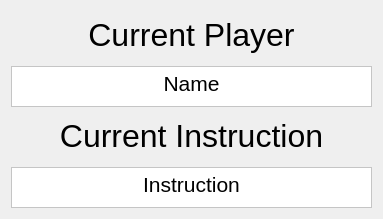
  <widget class="QWidget" name="layoutWidget">
   <property name="geometry">
    <rect>
     <x>1430</x>
     <y>30</y>
     <width>371</width>
     <height>219</height>
    </rect>
   </property>
   <layout class="QVBoxLayout" name="verticalLayout_3">
    <item>
     <widget class="QLabel" name="label_4">
      <property name="font">
       <font>
        <pointsize>24</pointsize>
       </font>
      </property>
      <property name="styleSheet">
       <string notr="true">font: 24pt &quot;MS Shell Dlg 2&quot;;</string>
      </property>
      <property name="text">
       <string>&lt;html&gt;&lt;head/&gt;&lt;body&gt;&lt;p align=&quot;center&quot;&gt;&lt;span style=&quot; font-size:24pt;&quot;&gt;Current Player&lt;/span&gt;&lt;/p&gt;&lt;/body&gt;&lt;/html&gt;</string>
      </property>
     </widget>
    </item>
    <item>
     <widget class="QTextBrowser" name="txt_currentPlayer">
      <property name="minimumSize">
       <size>
        <width>361</width>
        <height>41</height>
       </size>
      </property>
      <property name="maximumSize">
       <size>
        <width>361</width>
        <height>41</height>
       </size>
      </property>
      <property name="font">
       <font>
        <pointsize>16</pointsize>
       </font>
      </property>
      <property name="focusPolicy">
       <enum>Qt::NoFocus</enum>
      </property>
      <property name="layoutDirection">
       <enum>Qt::LeftToRight</enum>
      </property>
      <property name="styleSheet">
       <string notr="true">background-color: rgb(255, 255, 255);</string>
      </property>
      <property name="html">
       <string>&lt;!DOCTYPE HTML PUBLIC &quot;-//W3C//DTD HTML 4.0//EN&quot; &quot;http://www.w3.org/TR/REC-html40/strict.dtd&quot;&gt;
&lt;html&gt;&lt;head&gt;&lt;meta name=&quot;qrichtext&quot; content=&quot;1&quot; /&gt;&lt;style type=&quot;text/css&quot;&gt;
p, li { white-space: pre-wrap; }
&lt;/style&gt;&lt;/head&gt;&lt;body style=&quot; font-family:'MS Shell Dlg 2'; font-size:16pt; font-weight:400; font-style:normal;&quot;&gt;
&lt;p align=&quot;center&quot; style=&quot; margin-top:0px; margin-bottom:0px; margin-left:0px; margin-right:0px; -qt-block-indent:0; text-indent:0px;&quot;&gt;Name&lt;/p&gt;&lt;/body&gt;&lt;/html&gt;</string>
      </property>
     </widget>
    </item>
    <item>
     <widget class="QLabel" name="label_8">
      <property name="font">
       <font>
        <pointsize>24</pointsize>
       </font>
      </property>
      <property name="styleSheet">
       <string notr="true">font: 24pt &quot;MS Shell Dlg 2&quot;;</string>
      </property>
      <property name="text">
       <string>&lt;html&gt;&lt;head/&gt;&lt;body&gt;&lt;p align=&quot;center&quot;&gt;&lt;span style=&quot; font-size:24pt;&quot;&gt;Current Instruction&lt;/span&gt;&lt;/p&gt;&lt;/body&gt;&lt;/html&gt;</string>
      </property>
     </widget>
    </item>
    <item>
     <widget class="QTextBrowser" name="txt_currentInstruct">
      <property name="minimumSize">
       <size>
        <width>361</width>
        <height>41</height>
       </size>
      </property>
      <property name="maximumSize">
       <size>
        <width>361</width>
        <height>41</height>
       </size>
      </property>
      <property name="font">
       <font>
        <pointsize>16</pointsize>
       </font>
      </property>
      <property name="focusPolicy">
       <enum>Qt::NoFocus</enum>
      </property>
      <property name="layoutDirection">
       <enum>Qt::LeftToRight</enum>
      </property>
      <property name="styleSheet">
       <string notr="true">background-color: rgb(255, 255, 255);</string>
      </property>
      <property name="html">
       <string>&lt;!DOCTYPE HTML PUBLIC &quot;-//W3C//DTD HTML 4.0//EN&quot; &quot;http://www.w3.org/TR/REC-html40/strict.dtd&quot;&gt;
&lt;html&gt;&lt;head&gt;&lt;meta name=&quot;qrichtext&quot; content=&quot;1&quot; /&gt;&lt;style type=&quot;text/css&quot;&gt;
p, li { white-space: pre-wrap; }
&lt;/style&gt;&lt;/head&gt;&lt;body style=&quot; font-family:'MS Shell Dlg 2'; font-size:16pt; font-weight:400; font-style:normal;&quot;&gt;
&lt;p align=&quot;center&quot; style=&quot; margin-top:0px; margin-bottom:0px; margin-left:0px; margin-right:0px; -qt-block-indent:0; text-indent:0px;&quot;&gt;Instruction&lt;/p&gt;&lt;/body&gt;&lt;/html&gt;</string>
      </property>
     </widget>
    </item>
   </layout>
  </widget>
